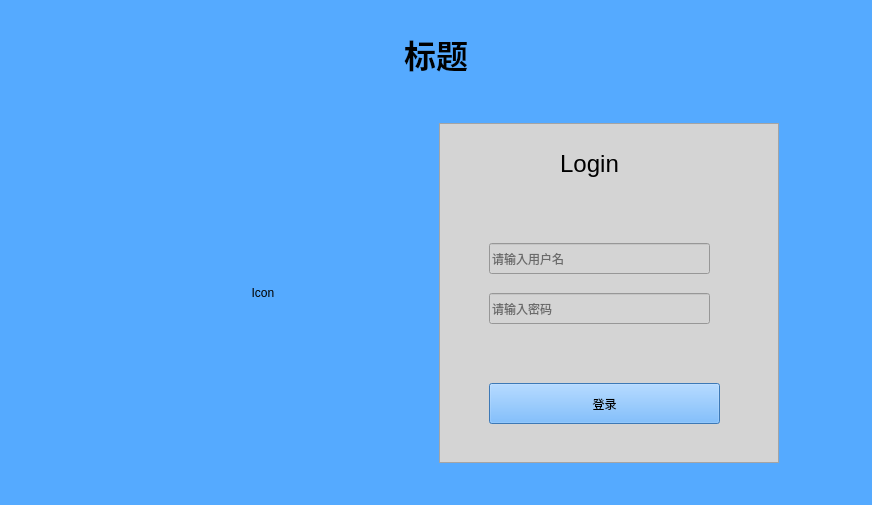
<?xml version="1.0" encoding="UTF-8"?>
<ui version="4.0">
 <class>LoginForm</class>
 <widget class="QWidget" name="LoginForm">
  <property name="geometry">
   <rect>
    <x>0</x>
    <y>0</y>
    <width>872</width>
    <height>505</height>
   </rect>
  </property>
  <property name="windowTitle">
   <string>Form</string>
  </property>
  <property name="styleSheet">
   <string notr="true">#LoginForm
{
	background-color: rgb(85, 170, 255);
}</string>
  </property>
  <layout class="QGridLayout" name="gridLayout">
   <property name="topMargin">
    <number>30</number>
   </property>
   <item row="4" column="2">
    <spacer name="horizontalSpacer_2">
     <property name="orientation">
      <enum>Qt::Horizontal</enum>
     </property>
     <property name="sizeHint" stdset="0">
      <size>
       <width>74</width>
       <height>20</height>
      </size>
     </property>
    </spacer>
   </item>
   <item row="3" column="0">
    <spacer name="horizontalSpacer">
     <property name="orientation">
      <enum>Qt::Horizontal</enum>
     </property>
     <property name="sizeHint" stdset="0">
      <size>
       <width>74</width>
       <height>20</height>
      </size>
     </property>
    </spacer>
   </item>
   <item row="3" column="1" rowspan="2">
    <layout class="QHBoxLayout" name="horizontalLayout" stretch="1,1">
     <item>
      <widget class="QLabel" name="iconLabel">
       <property name="minimumSize">
        <size>
         <width>340</width>
         <height>0</height>
        </size>
       </property>
       <property name="text">
        <string>Icon</string>
       </property>
       <property name="alignment">
        <set>Qt::AlignCenter</set>
       </property>
      </widget>
     </item>
     <item>
      <widget class="QFrame" name="frame">
       <property name="minimumSize">
        <size>
         <width>340</width>
         <height>340</height>
        </size>
       </property>
       <property name="styleSheet">
        <string notr="true">background-color: rgb(212, 212, 212);</string>
       </property>
       <property name="frameShape">
        <enum>QFrame::StyledPanel</enum>
       </property>
       <property name="frameShadow">
        <enum>QFrame::Raised</enum>
       </property>
       <widget class="QLineEdit" name="lineEdit">
        <property name="geometry">
         <rect>
          <x>50</x>
          <y>120</y>
          <width>221</width>
          <height>31</height>
         </rect>
        </property>
        <property name="autoFillBackground">
         <bool>false</bool>
        </property>
        <property name="placeholderText">
         <string>请输入用户名</string>
        </property>
       </widget>
       <widget class="QLineEdit" name="lineEdit_2">
        <property name="geometry">
         <rect>
          <x>50</x>
          <y>170</y>
          <width>221</width>
          <height>31</height>
         </rect>
        </property>
        <property name="placeholderText">
         <string>请输入密码</string>
        </property>
       </widget>
       <widget class="QPushButton" name="pushButton">
        <property name="geometry">
         <rect>
          <x>50</x>
          <y>260</y>
          <width>231</width>
          <height>41</height>
         </rect>
        </property>
        <property name="styleSheet">
         <string notr="true">background-color: rgb(85, 170, 255);</string>
        </property>
        <property name="text">
         <string>登录</string>
        </property>
       </widget>
       <widget class="QLabel" name="label_2">
        <property name="geometry">
         <rect>
          <x>40</x>
          <y>20</y>
          <width>221</width>
          <height>41</height>
         </rect>
        </property>
        <property name="font">
         <font>
          <pointsize>18</pointsize>
         </font>
        </property>
        <property name="text">
         <string>Login</string>
        </property>
        <property name="alignment">
         <set>Qt::AlignCenter</set>
        </property>
       </widget>
      </widget>
     </item>
    </layout>
   </item>
   <item row="1" column="1">
    <widget class="QLabel" name="labTitle">
     <property name="font">
      <font>
       <pointsize>24</pointsize>
       <weight>75</weight>
       <bold>true</bold>
      </font>
     </property>
     <property name="text">
      <string>标题</string>
     </property>
     <property name="alignment">
      <set>Qt::AlignCenter</set>
     </property>
    </widget>
   </item>
   <item row="5" column="1">
    <spacer name="verticalSpacer">
     <property name="orientation">
      <enum>Qt::Vertical</enum>
     </property>
     <property name="sizeHint" stdset="0">
      <size>
       <width>20</width>
       <height>35</height>
      </size>
     </property>
    </spacer>
   </item>
   <item row="2" column="1">
    <spacer name="verticalSpacer_2">
     <property name="orientation">
      <enum>Qt::Vertical</enum>
     </property>
     <property name="sizeHint" stdset="0">
      <size>
       <width>20</width>
       <height>44</height>
      </size>
     </property>
    </spacer>
   </item>
  </layout>
 </widget>
 <resources/>
 <connections/>
</ui>
